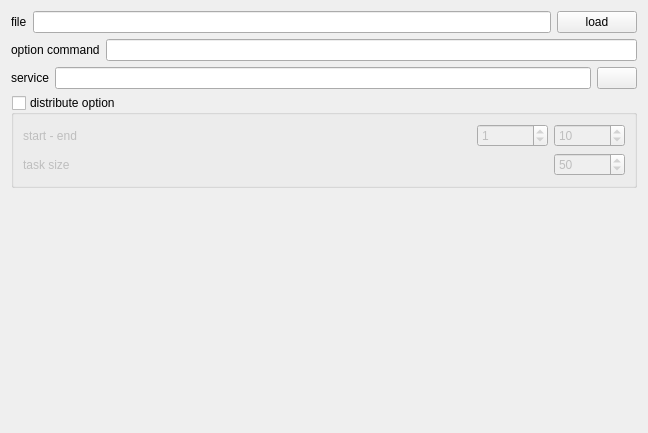
<?xml version="1.0" encoding="UTF-8"?>
<ui version="4.0">
 <class>TaskRealFlowWidget</class>
 <widget class="QWidget" name="TaskRealFlowWidget">
  <property name="geometry">
   <rect>
    <x>0</x>
    <y>0</y>
    <width>648</width>
    <height>433</height>
   </rect>
  </property>
  <property name="acceptDrops">
   <bool>true</bool>
  </property>
  <property name="windowTitle">
   <string>spoolkRealFlow</string>
  </property>
  <layout class="QVBoxLayout" name="verticalLayout">
   <item>
    <layout class="QHBoxLayout" name="horizontalLayout_5">
     <item>
      <widget class="QLabel" name="label_3">
       <property name="text">
        <string>file</string>
       </property>
      </widget>
     </item>
     <item>
      <widget class="QLineEdit" name="lineEditJobFile"/>
     </item>
     <item>
      <widget class="QPushButton" name="pushButtonRealFlowLoad">
       <property name="text">
        <string>load</string>
       </property>
      </widget>
     </item>
    </layout>
   </item>
   <item>
    <layout class="QHBoxLayout" name="horizontalLayout_3">
     <item>
      <widget class="QLabel" name="label_2">
       <property name="text">
        <string>option command</string>
       </property>
      </widget>
     </item>
     <item>
      <widget class="QLineEdit" name="lineEditOptionCommand"/>
     </item>
    </layout>
   </item>
   <item>
    <layout class="QHBoxLayout" name="horizontalLayout_4">
     <item>
      <widget class="QLabel" name="label_4">
       <property name="text">
        <string>service</string>
       </property>
      </widget>
     </item>
     <item>
      <widget class="QLineEdit" name="lineEditService"/>
     </item>
     <item>
      <widget class="QPushButton" name="pushButtonInputHelper">
       <property name="text">
        <string/>
       </property>
      </widget>
     </item>
    </layout>
   </item>
   <item>
    <widget class="QGroupBox" name="groupBoxDistribute">
     <property name="title">
      <string>distribute option</string>
     </property>
     <property name="flat">
      <bool>false</bool>
     </property>
     <property name="checkable">
      <bool>true</bool>
     </property>
     <property name="checked">
      <bool>false</bool>
     </property>
     <layout class="QVBoxLayout" name="verticalLayout_3">
      <item>
       <layout class="QHBoxLayout" name="horizontalLayout_2">
        <item>
         <widget class="QLabel" name="label">
          <property name="text">
           <string>start - end</string>
          </property>
         </widget>
        </item>
        <item>
         <spacer name="horizontalSpacer_2">
          <property name="orientation">
           <enum>Qt::Horizontal</enum>
          </property>
          <property name="sizeHint" stdset="0">
           <size>
            <width>40</width>
            <height>20</height>
           </size>
          </property>
         </spacer>
        </item>
        <item>
         <widget class="QSpinBox" name="spinBoxStart">
          <property name="minimum">
           <number>-100000</number>
          </property>
          <property name="maximum">
           <number>100000</number>
          </property>
          <property name="value">
           <number>1</number>
          </property>
         </widget>
        </item>
        <item>
         <widget class="QSpinBox" name="spinBoxEnd">
          <property name="minimum">
           <number>-100000</number>
          </property>
          <property name="maximum">
           <number>100000</number>
          </property>
          <property name="value">
           <number>10</number>
          </property>
         </widget>
        </item>
       </layout>
      </item>
      <item>
       <layout class="QHBoxLayout" name="horizontalLayout_6">
        <item>
         <widget class="QLabel" name="label_5">
          <property name="text">
           <string>task size</string>
          </property>
         </widget>
        </item>
        <item>
         <spacer name="horizontalSpacer_3">
          <property name="orientation">
           <enum>Qt::Horizontal</enum>
          </property>
          <property name="sizeHint" stdset="0">
           <size>
            <width>40</width>
            <height>20</height>
           </size>
          </property>
         </spacer>
        </item>
        <item>
         <widget class="QSpinBox" name="spinBoxTaskSize">
          <property name="minimum">
           <number>-100000</number>
          </property>
          <property name="maximum">
           <number>100000</number>
          </property>
          <property name="value">
           <number>50</number>
          </property>
         </widget>
        </item>
       </layout>
      </item>
     </layout>
    </widget>
   </item>
   <item>
    <spacer name="verticalSpacer">
     <property name="orientation">
      <enum>Qt::Vertical</enum>
     </property>
     <property name="sizeHint" stdset="0">
      <size>
       <width>20</width>
       <height>40</height>
      </size>
     </property>
    </spacer>
   </item>
  </layout>
 </widget>
 <resources/>
 <connections/>
</ui>
